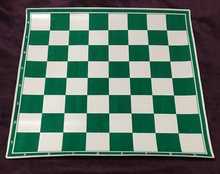
%> input picture 1.jpg, 220 x 174 px, shrunk from 2400 x 1896 before the run
$ octave IP_Project.m   (GNU Octave 9; MATLAB toolbox functions it lacks are replaced by stand-ins)
%> lines starting %> are read from the running program, lines starting %| are printed output that depends on the picture; in (x1, y1, x2, y2) boxes, pixels count from 0 and x2, y2 are one past the last pixel; in counts of white or black regions, pixels touching at a corner belong together; the program's own positions count from 1
### image_reader.m
function img_data = image_reader(mode, img, show_img)
% [20 lines of commented-out code are left out]

if nargin < 1 || isempty(mode)
    mode = 'rg'; % red and green board
end
if nargin < 2 || isempty(img)
    [fname, pname] = uigetfile(fullfile('Chess_pictures','*.jpg'));
%> the answer given: 1.jpg
    % load image with chess board
    img = imread(fullfile(pname, fname));
%> img is the input picture: size 174x220x3 uint8; mean R, G, B 92.7, 115.4, 103.6
elseif ischar(img) % if input is a string,
    fname = img;   % assume it's a filename
    img = imread(fname);
    [~, fname, ext] = fileparts(fname); % strip off path name
    fname = [fname, ext];
end
if nargin < 3
    show_img = true;
end
if ~exist('fname', 'var')
    fname = '';
end

img_data.mode = mode;
img_data.fname = fname;
img_data.img = img;

if show_img
    % display image
    figure('Color', 'w');
    imshow(img, 'InitialMagnification', 'fit');
end

% convert to grayscale
img_gray = rgb2gray(img);
img_gray = medfilt2(img_gray, [5, 5]); % median filter to remove noise
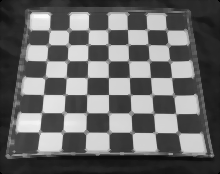
%> img_gray: size 174x220 uint8; min 0, max 252, mean 104
img_data.img_gray = img_gray;

if strcmp(mode, 'rg')
    % split image into red and green channels
    img_r = img(:, :, 1) - img(:, :, 2) - img(:, :, 3);
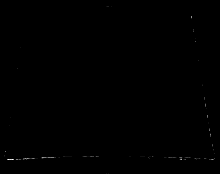
%> img_r: size 174x220 uint8; min 0, max 16, mean 0.0193; drawn with min black and max white
    img_r = medfilt2(img_r, [5, 5]); % median filter to remove noise
%> img_r: size 174x220 uint8; every value is 0
    thresh = graythresh(img_r);
%> thresh = 0
    img_data.img_r = im2bw(img_r, thresh); % binarize red image
    img_g = img(:, :, 2) - img(:, :, 1) - img(:, :, 3);
    img_g = medfilt2(img_g, [5, 5]); % median filter to remove noise
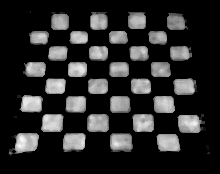
%> img_g: size 174x220 uint8; min 0, max 34, mean 5.7; drawn with min black and max white
    thresh = graythresh(img_g);
%> thresh = 0.0431
    img_data.img_g = im2bw(img_g, thresh); % binarize green image
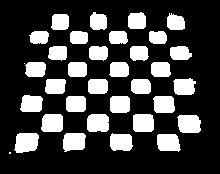
%> img_data.img_g: size 174x220 logical; 24.8% white; 34 white regions (2 under 20 px), largest, box (x1, y1, x2, y2) and area: (14, 133, 39, 153) 414, (177, 115, 201, 133) 383, (87, 114, 109, 132) 371

    if show_img

    end

end

### board_detector.m
function [squares,hedge] = board_detector(img_r, img_g, fname)
%> called with fname = '1.jpg'
% board_detector takes an input image and returns an 8x8 array of squares

% Inputs:
%   img = an image (previously loaded using imread), either color or bw
%       if no input image is provided, user can browse for image file

% Outputs:
%   squares = 8x8 array of structures with the following fields
%       .corners = 4x2 array of pixel locations of square corners [x, y]
%   bw = optional output; binarized version of image

% 1) binarize image
% 2) find edges of everything in image
% 3) use hough transform to find straight lines
% 4) use distance and angle to identify board grid lines

squares = []; % initialize output argument
hedge=[];
% load image and do pre-processing, if needed

img_size = size(img_r);
%> img_size = [174 220]

%%
params.edge_thresh = []; % use MATLAB default
params.edge_sigma = 3;
params.n_peaks = 18;
params.hpeak_pct = 0.2; % percentage of maximum value used to find peaks in
                    % output of hough transform; default is 0.2

% use canny edge detector
edges_r = edge(img_r, 'canny');
edges_g = edge(img_g, 'canny');
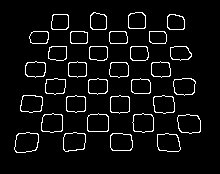
%> edges_g: size 174x220 logical; 5.6% white in thin lines or dots, all inside (x1, y1, x2, y2) = (14, 12, 201, 153)
edg_img = edges_r | edges_g; % combine red and green edges
% % close gap between them
% edg_img2 = imclose(edg_img, strel('disk', 3));
% edg_img3 = edg_img2 - edg_img;
h_edges = figure('Color', 'w');
imshow(edg_img, 'InitialMagnification', 'fit'); hold on;

%% use hough transform to find lines in image
lines = find_lines(edg_img, img_size, params, h_edges);

% separate lines found into two sets based on orientation and identify a
% single square to get things started
[squares, lines, set_inds] = find_first_square(lines);

% find as many squares to the right as possible
delta = 1;
this_square = squares;
while delta < 8
    [found, next, set_inds] = find_neighbor(this_square, 'r', lines, set_inds);
    if ~found
        new_lines = no_match_processing(next, img_size, edg_img, params);
        if ~isempty(new_lines)
            new_inds = numel(lines)+1:numel(lines)+numel(new_lines);
            lines(new_inds) = new_lines;
            set_inds{2} = [set_inds{2}, new_inds];
            [found, next] = find_neighbor(this_square, 'r', lines, set_inds);
        end
        if ~found, break; end
    end
    squares(end+1) = next;
    this_square = next;
    delta = delta + 1;
end
% find as many squares to the left as possible
this_square = squares(1);
while delta < 8
    [found, next, set_inds] = find_neighbor(this_square, 'l', lines, set_inds);
    if ~found
        new_lines = no_match_processing(next, img_size, edg_img, params);
        if ~isempty(new_lines)
            new_inds = numel(lines)+1:numel(lines)+numel(new_lines);
            lines(new_inds) = new_lines;
            set_inds{2} = [set_inds{2}, new_inds];
            [found, next] = find_neighbor(this_square, 'l', lines, set_inds);
        end
        if ~found, break; end
    end
    squares(end+1) = next;
    this_square = next;
    delta = delta + 1;
end
% find as many squares above as possible
delta = 1;
this_square = squares(1);
while delta < 8
    [found, next, set_inds] = find_neighbor(this_square, 'u', lines, set_inds);
    if ~found
        new_lines = no_match_processing(next, img_size, edg_img, params);
        if ~isempty(new_lines)
            new_inds = numel(lines)+1:numel(lines)+numel(new_lines);
            lines(new_inds) = new_lines;
            set_inds{1} = [set_inds{1}, new_inds];
            [found, next] = find_neighbor(this_square, 'u', lines, set_inds);
        end
        if ~found, break; end
    end
    squares(end+1) = next;
    this_square = next;
    delta = delta + 1;
end
% find as many squares below as possible
this_square = squares(1);
while delta < 8
    [found, next, set_inds] = find_neighbor(this_square, 'd', lines, set_inds);
    if ~found
        new_lines = no_match_processing(next, img_size, edg_img, params);
        if ~isempty(new_lines)
            new_inds = numel(lines)+1:numel(lines)+numel(new_lines);
            lines(new_inds) = new_lines;
            set_inds{1} = [set_inds{1}, new_inds];
            [found, next] = find_neighbor(this_square, 'd', lines, set_inds);
        end
        if ~found, break; end
    end
    squares(end+1) = next;
    this_square = next;
    delta = delta + 1;
end
clear next;

% fill in the rest of the squares in the grid
orig_squares = squares;
squares = struct('corners', [], 'inds', [], 'irow', [], 'icol', [], 'P', []);
all_rel_x = [orig_squares.rel_x];
[~, order_inds_x] = ismember(min(all_rel_x):max(all_rel_x), all_rel_x);
n_cols = numel(order_inds_x);
if n_cols < 8
    warning([mfilename,':number_cols'], 'Could not find all columns of board');
end
all_rel_y = [orig_squares.rel_y];
[~, order_inds_y] = ismember(min(all_rel_y):max(all_rel_y), all_rel_y);
n_rows = numel(order_inds_y);
if n_rows < 8
    warning([mfilename,':number_cols'], 'Could not find all rows of board');
end
% set up array for holding corner location and line index information
next.corners = zeros(4, 2);
next.inds = zeros(2, 2);
%next.irow = 0; next.icol = 0; next.P = [];
% normalize indices to be 1 through 8 instead of whatever they were
norm_pos = [all_rel_x' - min(all_rel_x) + 1, all_rel_y' - min(all_rel_y) + 1];
for irow = 1:n_rows
    next.irow = irow;
    next.inds(1, :) = orig_squares(order_inds_y(irow)).inds(1, :);
    for icol = 1:n_cols
        next.icol = icol;
        next.inds(2, :) = orig_squares(order_inds_x(icol)).inds(2, :);
        % if we already have the square, add it to the array
        [found, sq_ind] = ismember([icol, irow], norm_pos, 'rows');
        if found
            next.corners = orig_squares(sq_ind).corners;
            next.P = orig_squares(sq_ind).P;
            squares(irow, icol) = next;
            continue;
        end
        % otherwise, need to find corner intersections
        for line1 = 1:2
            theta1 = lines(next.inds(1, line1)).theta * pi/180;
            rho1 = lines(next.inds(1, line1)).rho;
            for line2 = 1:2
                theta2 = lines(next.inds(2, line2)).theta * pi/180;
                rho2 = lines(next.inds(2, line2)).rho;
                A = [cos(theta1), sin(theta1);
                    cos(theta2), sin(theta2)];
                b = [rho1; rho2];
                x = (A \ b)';
                next.corners((line1-1)*2+line2, :) = x;
                plot(x(1), x(2), 'yo');
                next.P = [];
            end
        end
        squares(irow, icol) = next;
    end
end

if ~isempty(fname)
    f = getframe(h_edges);
    imwrite(f.cdata, strrep(fname, '.jpg', '_corners.jpg'));
end


%Functions used in the Program
% ---
function lines = find_lines(bw, img_size, p, h_edges)
%> called with img_size = [174 220], h_edges = 2
% apply hough transform
rho_res = ceil(img_size(1)/500);
%> rho_res = 1
[H, theta, rho] = hough(bw, 'RhoResolution', rho_res);
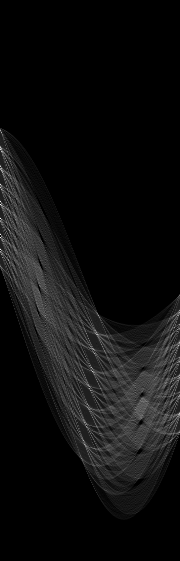
%> H: size 561x180 double; min 0, max 64, mean 3.8; drawn with min black and max white
%> theta = 180 values from -90 to 89; rho = 561 values from -280 to 280
p = houghpeaks(H, p.n_peaks, 'Threshold', p.hpeak_pct*max(H(:)));
%> p = 18 rows, first 12: [205 1; 219 1; 235 1; 250 1; 185 1; 150 1; 372 93; 167 1; 335 98; 133 2; 441 84; 387 90]

lines = houghlines(bw, theta, rho, p, 'FillGap', 0.25*img_size(1), ...
    'MinLength', 0.1*img_size(1));
%> lines = 19 lines; longest, point1 to point2 (x, y): (15, 149) to (179, 152), (43, 132) to (201, 132), (23, 97) to (173, 97), (49, 59) to (196, 83), (45, 115) to (190, 115), (28, 77) to (170, 77)
if nargin > 3
    figure(h_edges);
    plot_lines(lines, 'g');
%> the loop in plot_lines, `for iline = 1:numel(lines)` made 19 passes
%> xy on passes 1 to 12: [28 77; 170 77], [28 63; 169 63], [52 47; 187 47], [34 32; 165 32], [23 97; 173 97], [43 132; 201 132], [90 48; 92 16], [45 115; 190 115], [37 148; 43 106], [49 52; 54 16], [15 149; 179 152], [166 33; 181 150]
%> after the loop in plot_lines, `for iline = 1:numel(lines)`: h_lines = 19 values, max -79.35 at index 1, min -97.81 at index 19, mean -88.6
%> in board_detector, `lines = find_lines(edg_img, img_size, params, h_edges);`:
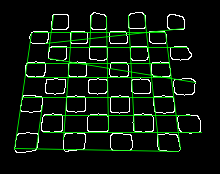
%> figure redrawn from the program's plot data; its title reads '19 lines'
    title(sprintf('%d lines', numel(lines)));
end

% --- separate lines found into two sets based on orientation and identify
% a single square to get things started
function [square, lines, set_inds] = find_first_square(lines)
% sort output from houghlines by increasing rho
[rho, sort_inds] = sort([lines(:).rho]);
%> rho = 19 values from -148 to 160; sort_inds = 19 values, max 19 at index 17, min 1 at index 5, mean 10
lines = lines(sort_inds);
theta = [lines(:).theta];
%> theta = 19 values, max 84 at index 11, min -90 at index 2, mean -37.11

% separate lines into two groups based on angle
[counts, locs] = hist(theta, -90:20:90);
%> counts = [9 0 0 0 4 5 0 0 0 1]; locs = [-90 -70 -50 -30 -10 10 30 50 70 90]
[~, sort_inds] = sort(counts, 'descend');
%> sort_inds = [1 6 5 10 2 3 4 7 8 9]
peak_thetas = locs(sort_inds(1:2)); % find two dominant angle ranges
%> peak_thetas = [-90 10]
set_inds = cell(2, 0);
for iset = 1:2
%> the run ends on the next line
    set_inds{iset} = find(abs(theta - peak_thetas(iset)) < abs(diff(peak_thetas))/3);
    % get distances between lines in each group
    delta_r = diff(rho(set_inds{iset}));
    med_delta = median(delta_r);
    % keep lines that have median separation as good candidates
    keep_inds = abs(delta_r - med_delta) <= sqrt(var(delta_r));
    last_false = find(~keep_inds, 1, 'last');
    first_true = find(keep_inds, 1, 'first');
    last_true = find(keep_inds, 1, 'last');
    % only keep a consecutive set of lines
    if last_false > first_true && last_true > last_false
        if last_true - last_false > last_false - first_true
            keep_inds(1:last_false) = false;
        else
            keep_inds(last_false:end) = false;
        end
    end
    last_true = find(keep_inds, 1, 'last');
    % add one more index back in because diff operation reduced size by 1
    keep_inds = [keep_inds(1:last_true), true, keep_inds(last_true+1:end)];
    % discard lines with very large or small separation
    best_inds = set_inds{iset}(keep_inds);
%     h_lines = plot_lines(lines(best_inds), 'm');
    n_best = numel(best_inds);
    if mod(n_best, 2) == 0
        square.inds(iset, 1:2) = best_inds(n_best/2:n_best/2+1);
    else
        square.inds(iset, 1:2) = best_inds((n_best-1)/2:(n_best+1)/2);
    end
    % remove indices of lines that have been assigned to a squares from set
    set_inds{iset} = setdiff(set_inds{iset}, square.inds(iset, 1:2));
    h_best = plot_lines(lines(square.inds(iset, 1:2)), 'c');
end
% this is the first squares found, so it has relative position [0, 0]
square.rel_x = 0;
square.rel_y = 0;
square.P = []; % placeholder for transformation matrix
% find intersection of best two pairs of lines in each direction
square.corners = zeros(4, 2);
for ind1 = 1:2
    theta1 = lines(square.inds(1, ind1)).theta * pi/180;
    rho1 = lines(square.inds(1, ind1)).rho;
    for ind2 = 1:2
        theta2 = lines(square.inds(2, ind2)).theta * pi/180;
        rho2 = lines(square.inds(2, ind2)).rho;
        A = [cos(theta1), sin(theta1);
            cos(theta2), sin(theta2)];
        b = [rho1; rho2];
        x = A \ b;
        square.corners((ind1-1)*2+ind2, :) = x;
        h_corners = plot(x(1), x(2), 'yo');
    end
end
% also get distances between pairs of lines
square.rhos = [lines(square.inds(1, :)).rho;
    lines(square.inds(2, :)).rho];
square.thetas = [lines(square.inds(1, :)).theta;
    lines(square.inds(2, :)).theta];


% --- search for neighboring squares
% [153 lines left out: function find_neighbor, not called in this run]
% figure; plot([lines(:).theta], [lines(:).rho], '*'); grid on;

% [21 lines left out: function no_match_processing, not called in this run]


%--- plot lines using format of output from houghlines
function h_lines = plot_lines(lines, color)
h_lines = zeros(numel(lines), 1);
for iline = 1:numel(lines)
    xy = [lines(iline).point1; lines(iline).point2];
    h_lines(iline) = plot(xy(:, 1), xy(:, 2), color);
end

% ---
% [14 lines left out: function get_transform, not called in this run]

### IP_Project.m
% The main chessboard detector file
clc
clear
w = warning ('off','all');
a = image_reader
board_detector(a.img_r,a.img_g,a.fname)

$ run again, on 3.jpg
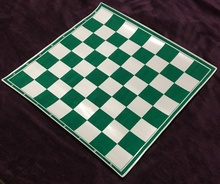
%> input picture 3.jpg, 220 x 184 px, shrunk from 2628 x 2196 before the run
%> in image_reader, img is the input picture: size 184x220x3 uint8; mean R, G, B 73.2, 82.1, 76.1
%> in image_reader, `thresh = graythresh(img_r);`: thresh = 0
%> in image_reader, `thresh = graythresh(img_g);`: thresh = 0.0353
%> in image_reader, `img_data.img_g = im2bw(img_g, thresh);`:
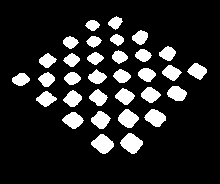
%> img_data.img_g: size 184x220 logical; 14.6% white; 32 white regions, largest, box (x1, y1, x2, y2) and area: (120, 133, 143, 154) 307, (91, 134, 114, 154) 291, (118, 109, 139, 128) 261
%> img_size = [184 220]
%> edges_g: size 184x220 logical; 4.5% white in thin lines or dots, all inside (x1, y1, x2, y2) = (12, 16, 207, 154)
%> rho_res = 1
%> in find_lines, `[H, theta, rho] = hough(bw, 'RhoResolution', rho_res);`: theta = 180 values from -90 to 89; rho = 573 values from -286 to 286
%> p = 18 rows, first 12: [452 136; 373 179; 470 135; 243 38; 232 40; 361 179; 273 36; 257 37; 266 46; 284 35; 382 136; 300 26]
%> in find_lines, `lines = houghlines(bw, theta, rho, p, 'FillGap', 0.25*img_size(1), 'Mi..`: lines = 24 lines; longest, point1 to point2 (x, y): (19, 74) to (202, 80), (194, 64) to (14, 83), (24, 74) to (131, 154), (45, 56) to (155, 127), (86, 26) to (202, 80), (107, 154) to (195, 64)
%> the loop in plot_lines, `for iline = 1:numel(lines)` made 24 passes
%> xy on passes 1 to 8: [92 143; 170 66], [199 80; 151 82], [103 83; 126 83], [76 84; 101 84], [51 85; 74 85], [18 86; 44 86], [107 154; 195 64], [24 74; 131 154]
%> after the loop in plot_lines, `for iline = 1:numel(lines)`: h_lines = 24 values, max -79.35 at index 1, min -103 at index 24, mean -91.11
%> in board_detector, `lines = find_lines(edg_img, img_size, params, h_edges);`:
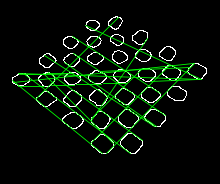
%> figure redrawn from the program's plot data; its title reads '24 lines'
%> in find_first_square, `[rho, sort_inds] = sort([lines(:).rho]);`: rho = 24 values from -72 to 183; sort_inds = 24 values, max 24 at index 1, min 1 at index 23, mean 12.5
%> in find_first_square, `theta = [lines(:).theta];`: theta = 24 values, max 88 at index 11, min -88 at index 1, mean 17.5
%> counts = [1 1 8 0 0 0 1 4 0 9]; locs = [-90 -70 -50 -30 -10 10 30 50 70 90]
%> in find_first_square, `[~, sort_inds] = sort(counts, 'descend');`: sort_inds = [10 3 8 1 2 7 4 5 6 9]
%> peak_thetas = [90 -50]

$ run again, on 4.jpg
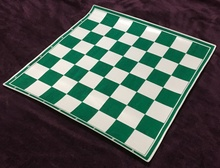
%> input picture 4.jpg, 220 x 168 px, shrunk from 2400 x 1836 before the run
%> in image_reader, img is the input picture: size 168x220x3 uint8; mean R, G, B 78.8, 88.9, 83.1
%> in image_reader, `thresh = graythresh(img_r);`: thresh = 0
%> in image_reader, `thresh = graythresh(img_g);`: thresh = 0.0353
%> in image_reader, `img_data.img_g = im2bw(img_g, thresh);`:
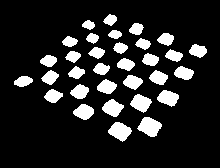
%> img_data.img_g: size 168x220 logical; 14.5% white; 32 white regions, largest, box (x1, y1, x2, y2) and area: (137, 117, 162, 137) 321, (108, 122, 132, 142) 296, (130, 94, 152, 113) 257
%> img_size = [168 220]
%> edges_g: size 168x220 logical; 4.6% white in thin lines or dots, all inside (x1, y1, x2, y2) = (14, 14, 207, 142)
%> rho_res = 1
%> in find_lines, `[H, theta, rho] = hough(bw, 'RhoResolution', rho_res);`: theta = 180 values from -90 to 89; rho = 553 values from -276 to 276
%> p = 18 rows, first 12: [356 171; 246 24; 365 172; 237 27; 254 32; 207 12; 236 21; 263 25; 213 30; 421 136; 366 167; 340 171]
%> in find_lines, `lines = houghlines(bw, theta, rho, p, 'FillGap', 0.25*img_size(1), 'Mi..`: lines = 19 lines; longest, point1 to point2 (x, y): (199, 46) to (20, 78), (201, 58) to (23, 87), (194, 45) to (26, 87), (23, 77) to (175, 106), (46, 56) to (187, 80), (64, 40) to (206, 55)
%> the loop in plot_lines, `for iline = 1:numel(lines)` made 19 passes
%> xy on passes 1 to 8: [199 46; 20 78], [50 56; 116 84], [201 58; 23 87], [53 71; 162 124], [47 56; 162 125], [23 77; 175 106], [42 60; 173 107], [63 44; 179 96]
%> after the loop in plot_lines, `for iline = 1:numel(lines)`: h_lines = 19 values, max -79.35 at index 1, min -97.81 at index 19, mean -88.6
%> in board_detector, `lines = find_lines(edg_img, img_size, params, h_edges);`:
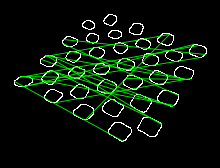
%> figure redrawn from the program's plot data; its title reads '19 lines'
%> in find_first_square, `[rho, sort_inds] = sort([lines(:).rho]);`: rho = 19 values from -76 to 144; sort_inds = 19 values, max 19 at index 5, min 1 at index 15, mean 10
%> in find_first_square, `theta = [lines(:).theta];`: theta = 19 values, max 81 at index 16, min -89 at index 1, mean -27.16
%> counts = [4 8 1 0 0 0 0 1 4 1]; locs = [-90 -70 -50 -30 -10 10 30 50 70 90]
%> in find_first_square, `[~, sort_inds] = sort(counts, 'descend');`: sort_inds = [2 1 9 3 8 10 4 5 6 7]
%> peak_thetas = [-70 -90]

$ run again, on 5.jpg
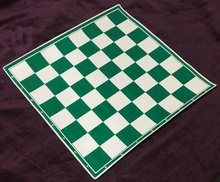
%> input picture 5.jpg, 220 x 182 px, shrunk from 2808 x 2328 before the run
%> in image_reader, img is the input picture: size 182x220x3 uint8; mean R, G, B 83.6, 93.5, 88
%> in image_reader, `thresh = graythresh(img_r);`: thresh = 0
%> in image_reader, `thresh = graythresh(img_g);`: thresh = 0.0471
%> img_data.img_g: size 182x220 logical; 15.5% white; 32 white regions, largest, box (x1, y1, x2, y2) and area: (86, 148, 109, 171) 324, (63, 122, 85, 142) 272, (90, 124, 113, 144) 269
%> img_size = [182 220]
%> edges_g: size 182x220 logical; 4.8% white in thin lines or dots, all inside (x1, y1, x2, y2) = (23, 11, 194, 171)
%> rho_res = 1
%> in find_lines, `[H, theta, rho] = hough(bw, 'RhoResolution', rho_res);`: theta = 180 values from -90 to 89; rho = 571 values from -285 to 285
%> p = 18 rows, first 12: [290 46; 266 50; 461 145; 273 46; 280 49; 412 148; 307 46; 323 46; 249 51; 476 136; 444 147; 220 6]
%> in find_lines, `lines = houghlines(bw, theta, rho, p, 'FillGap', 0.25*img_size(1), 'Mi..`: lines = 18 lines; longest, point1 to point2 (x, y): (34, 70) to (186, 83), (88, 162) to (111, 19), (184, 68) to (74, 142), (100, 170) to (193, 78), (36, 55) to (127, 145), (169, 55) to (66, 128)
%> the loop in plot_lines, `for iline = 1:numel(lines)` made 18 passes
%> xy on passes 1 to 8: [65 60; 140 135], [28 62; 107 154], [192 78; 102 144], [36 55; 127 145], [40 54; 113 135], [160 48; 70 107], [68 39; 141 112], [85 32; 167 115]
%> after the loop in plot_lines, `for iline = 1:numel(lines)`: h_lines = 18 values, max -79.35 at index 1, min -96.4 at index 18, mean -88.09
%> in board_detector, `lines = find_lines(edg_img, img_size, params, h_edges);`:
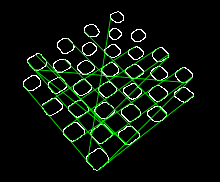
%> figure redrawn from the program's plot data; its title reads '18 lines'
%> in find_first_square, `[rho, sort_inds] = sort([lines(:).rho]);`: rho = 18 values from -66 to 194; sort_inds = 18 values, max 18 at index 15, min 1 at index 7, mean 9.5
%> in find_first_square, `theta = [lines(:).theta];`: theta = 18 values, max 58 at index 10, min -85 at index 1, mean -0.444
%> counts = [1 0 8 0 0 1 0 8 0 0]; locs = [-90 -70 -50 -30 -10 10 30 50 70 90]
%> in find_first_square, `[~, sort_inds] = sort(counts, 'descend');`: sort_inds = [3 8 1 6 2 4 5 7 9 10]
%> peak_thetas = [-50 50]
